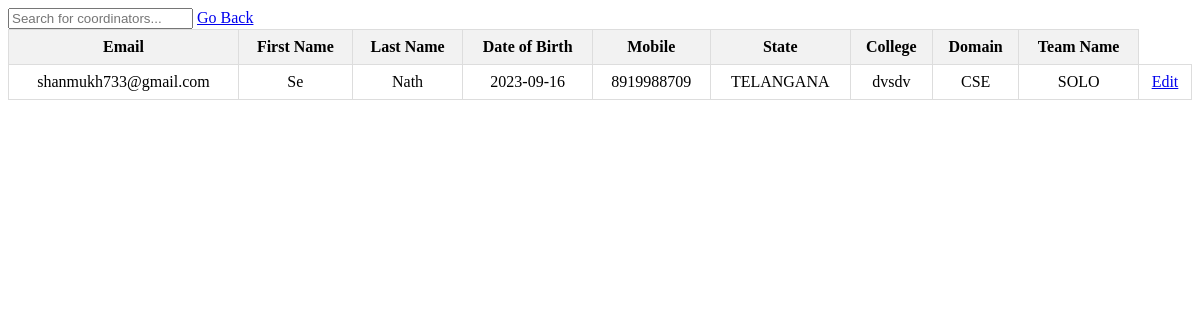
/superuser/view_participants/ (signed in), run on an earlier commit of the app's database.
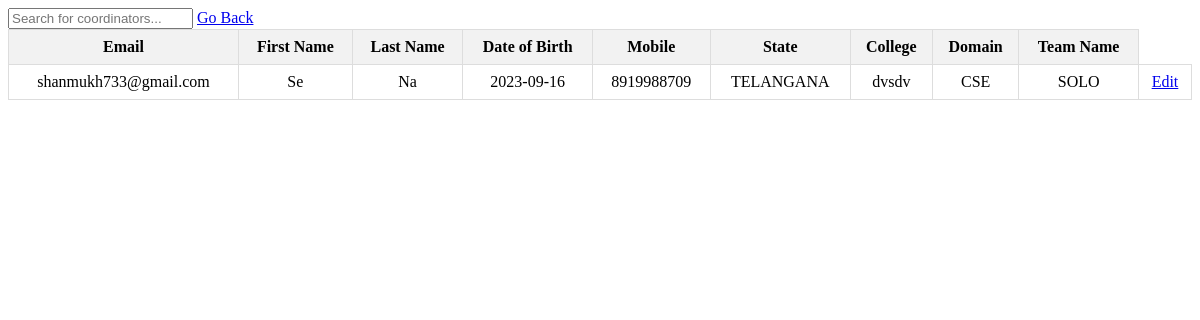
And on a later commit of the database.
### form/models.py (models this page shows, shortened)
class Participant(models.Model):
    first_name = models.CharField(max_length=100)
    last_name = models.CharField(max_length=100)
    date_of_birth = models.CharField(max_length=100)
    email = models.EmailField(unique=True)
    mobile = models.CharField(max_length=15,unique=True)
    state = models.CharField(max_length=100)
    college = models.CharField(max_length=100)
    aadhar = models.CharField(max_length=12,default='',validators=[MinLengthValidator(12)])
    domain_of_interest = models.ForeignKey(Domain, on_delete=models.CASCADE)
    is_individual = models.BooleanField()
    team = models.ForeignKey(Team, on_delete=models.CASCADE, null=True, blank=True)
    edited_by = models.ForeignKey(User, on_delete=models.SET_NULL, null=True, blank=True)

class Domain(models.Model):
    domain_name = models.CharField(max_length=100)

class Team(models.Model):
    team_head_username = models.CharField(max_length=100)
    domain = models.ForeignKey(Domain, on_delete=models.CASCADE)
    team_name = models.CharField(max_length=100,default="SOLO")
    team_size = models.IntegerField(default=1)

### form/views.py (the view)
# urls.py: path('superuser/view_participants/',views.view_participants_super,name='view_participants_super'),
@login_required(login_url='/superuser/login/')
def view_participants_super(request):
    coordinators = Participant.objects.all()
    return render(request, 'superuser/participants_list.html', {'coordinators': coordinators})

### templates/superuser/participants_list.html (shortened to what this page needs)
<input type="text" id="searchInput" onkeyup="searchTable()" placeholder="Search for coordinators..." />
<a href="{% url 'superuser_dashboard' %}">Go Back</a>
<table>
  <thead>
    <tr>
      <th>Email</th>
      <th>First Name</th>
      <th>Last Name</th>
      <th>Date of Birth</th>
      <th>Mobile</th>
      <th>State</th>
      <th>College</th>
      <th>Domain</th>
      <th>Team Name</th>
    </tr>
  </thead>
  <tbody>
    {% for coordinator in coordinators %}
    <tr>
      <td>{{ coordinator.email }}</td>
      <td>{{ coordinator.first_name }}</td>
      <td>{{ coordinator.last_name }}</td>
        <td>{{ coordinator.date_of_birth }}</td>
        <td>{{ coordinator.mobile }}</td>
        <td>{{ coordinator.state }}</td>
        <td>{{ coordinator.college }}</td>
        <td>{{ coordinator.domain_of_interest.domain_name }}</td>
        <td>{{ coordinator.team.team_name }}</td>
    <td>
        <a href="{% url 'edit_participant_super' coordinator.id %}">Edit</a>
      </td>
    </tr>
    {% endfor %}
  </tbody>
</table>

What changed in the data, as far as the page shows it:
changed Participant "shanmukh733@gmail.com": last_name "Nath" → "Na"
